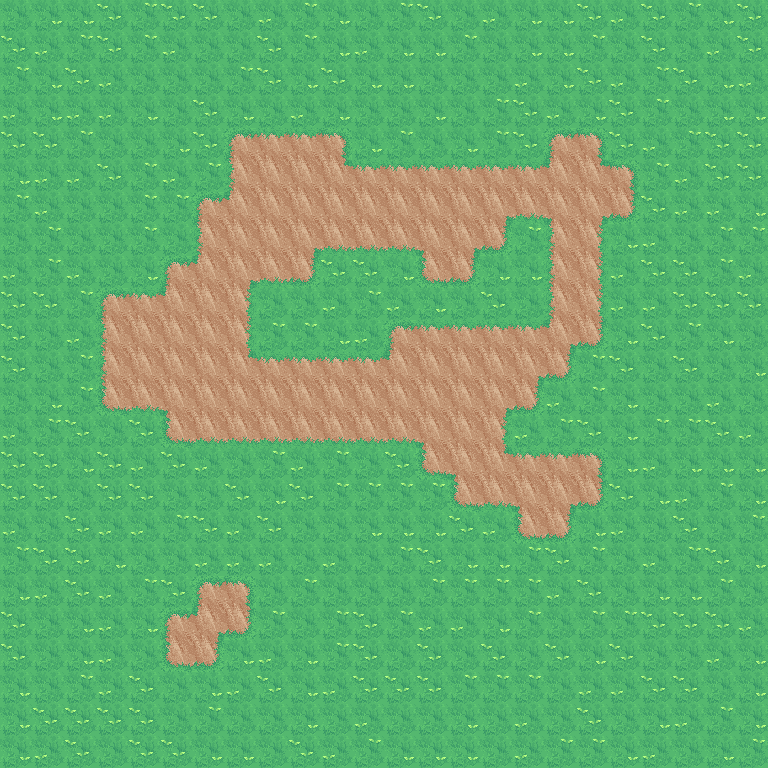

A 2D game scene composited from a Tiled map and its tileset images. What follows is a short description and the map's XML, with every tile layer's data as written:
An orthogonal 24x24 tile map with 32x32 px tiles, 3 tile layers (Tile Layer 1, Tile Layer 2, Tile Layer 3).

<map version="1.9" tiledversion="1.9.2" orientation="orthogonal" renderorder="right-down" width="24" height="24" tilewidth="32" tileheight="32" infinite="0" nextlayerid="4" nextobjectid="1">
 <tileset firstgid="1" name="tileset" tilewidth="32" tileheight="32" tilecount="100" columns="10">
  <image source="tileset.png" width="320" height="320" />
 </tileset>
 <layer id="1" name="Tile Layer 1" width="24" height="24">
  <data encoding="csv">
24,1,1,2,3,2,2,24,4,3,1,24,3,2,24,4,1,1,2,4,2,3,1,2,
2,4,3,2,3,4,24,24,2,3,1,4,1,1,3,24,1,1,3,24,2,24,4,2,
3,1,2,4,24,24,24,3,2,1,2,1,1,24,24,24,4,1,2,4,3,2,1,4,
4,1,4,4,1,24,2,1,24,4,1,24,24,1,24,3,2,4,1,2,3,24,1,1,
2,2,3,24,24,1,2,5,5,5,5,1,3,24,1,3,2,5,5,2,4,3,2,2,
1,4,4,2,3,4,3,5,5,5,5,5,5,5,5,5,5,5,5,5,3,4,2,2,
3,4,24,24,3,3,5,5,5,5,5,5,5,5,5,5,5,5,5,5,2,4,4,1,
24,3,24,24,3,24,5,5,5,5,5,5,5,5,5,5,3,5,5,1,4,24,3,3,
4,3,4,24,1,5,5,5,5,5,2,2,1,5,5,1,1,5,5,4,2,2,3,4,
2,2,3,5,5,5,5,5,24,24,4,3,4,1,24,2,24,5,5,4,4,2,2,2,
2,24,4,5,5,5,5,5,3,3,1,4,5,5,5,5,5,5,5,1,2,3,1,24,
2,24,3,5,5,5,5,5,5,5,5,5,5,5,5,5,5,5,3,2,24,2,24,1,
24,1,3,5,5,5,5,5,5,5,5,5,5,5,5,5,5,4,3,1,24,24,4,24,
4,3,2,24,2,5,5,5,5,5,5,5,5,5,5,5,4,3,2,1,3,3,2,4,
2,2,1,2,4,2,4,24,3,4,3,24,2,5,5,5,5,5,5,1,4,1,1,1,
2,2,24,2,2,24,24,2,1,2,3,3,3,3,5,5,5,5,5,2,1,4,3,1,
4,24,2,4,4,3,2,4,2,24,24,1,1,1,2,4,5,5,1,4,24,2,24,3,
3,2,2,1,24,24,4,4,4,24,4,24,3,2,1,1,3,2,3,24,4,3,2,1,
1,4,2,4,3,2,5,5,24,3,24,24,24,3,3,3,3,4,2,24,1,1,3,24,
2,24,1,4,1,5,5,5,3,24,3,2,3,4,4,1,3,24,3,3,2,2,2,4,
2,24,1,4,24,5,5,1,4,1,3,2,24,2,24,2,24,2,1,2,24,24,4,1,
1,24,3,4,2,24,1,4,2,1,4,2,2,2,3,3,3,24,4,4,2,2,24,1,
1,2,2,2,2,24,3,24,24,1,24,4,24,24,1,24,4,24,2,24,1,4,3,1,
1,4,2,24,2,2,1,1,24,2,4,3,1,1,1,24,4,3,3,1,4,24,1,3
</data>
 </layer>
 <layer id="2" name="Tile Layer 2" width="24" height="24">
  <data encoding="csv">
0,0,0,0,0,0,0,0,0,0,0,0,0,0,0,0,0,0,0,0,0,0,0,0,
0,0,0,0,0,0,0,0,0,0,0,0,0,0,0,0,0,0,0,0,0,0,0,0,
0,0,0,0,0,0,0,0,0,0,0,0,0,0,0,0,0,0,0,0,0,0,0,0,
0,0,0,0,0,0,0,0,0,0,0,0,0,0,0,0,0,0,0,0,0,0,0,0,
0,0,0,0,0,0,0,11,34,34,12,0,0,0,0,0,0,11,12,0,0,0,0,0,
0,0,0,0,0,0,0,25,0,0,33,34,34,34,34,34,34,35,33,12,0,0,0,0,
0,0,0,0,0,0,11,35,0,0,0,0,0,0,0,13,14,15,13,22,0,0,0,0,
0,0,0,0,0,0,25,0,0,13,14,14,14,15,13,22,0,25,23,0,0,0,0,0,
0,0,0,0,0,11,35,13,14,22,0,0,0,21,22,0,0,25,23,0,0,0,0,0,
0,0,0,11,34,35,0,23,0,0,0,0,0,0,0,0,0,25,23,0,0,0,0,0,
0,0,0,25,0,0,0,23,0,0,0,0,11,34,34,34,34,13,22,0,0,0,0,0,
0,0,0,25,0,0,0,33,34,34,34,34,35,0,0,0,13,22,0,0,0,0,0,0,
0,0,0,21,14,15,0,0,0,0,0,0,0,0,0,13,22,0,0,0,0,0,0,0,
0,0,0,0,0,21,14,14,14,14,14,14,14,15,0,23,0,0,0,0,0,0,0,0,
0,0,0,0,0,0,0,0,0,0,0,0,0,21,15,33,34,34,12,0,0,0,0,0,
0,0,0,0,0,0,0,0,0,0,0,0,0,0,21,14,15,13,22,0,0,0,0,0,
0,0,0,0,0,0,0,0,0,0,0,0,0,0,0,0,21,22,0,0,0,0,0,0,
0,0,0,0,0,0,0,0,0,0,0,0,0,0,0,0,0,0,0,0,0,0,0,0,
0,0,0,0,0,0,11,12,0,0,0,0,0,0,0,0,0,0,0,0,0,0,0,0,
0,0,0,0,0,11,13,22,0,0,0,0,0,0,0,0,0,0,0,0,0,0,0,0,
0,0,0,0,0,21,22,0,0,0,0,0,0,0,0,0,0,0,0,0,0,0,0,0,
0,0,0,0,0,0,0,0,0,0,0,0,0,0,0,0,0,0,0,0,0,0,0,0,
0,0,0,0,0,0,0,0,0,0,0,0,0,0,0,0,0,0,0,0,0,0,0,0,
0,0,0,0,0,0,0,0,0,0,0,0,0,0,0,0,0,0,0,0,0,0,0,0
</data>
 </layer>
 <layer id="3" name="Tile Layer 3" width="24" height="24">
  <data encoding="csv">
0,0,0,0,0,0,0,0,0,0,0,0,0,0,0,0,0,0,0,0,0,0,0,0,
0,0,0,0,0,0,0,0,0,0,0,0,0,0,0,0,0,0,0,0,0,0,0,0,
0,0,0,0,0,0,0,0,0,0,0,0,0,0,0,0,0,0,0,0,0,0,0,0,
0,0,0,0,0,0,0,0,0,0,0,0,0,0,0,0,0,0,0,0,0,0,0,0,
0,0,0,0,0,0,0,0,0,0,0,0,0,0,0,0,0,0,0,0,0,0,0,0,
0,0,0,0,0,0,0,0,0,0,0,0,0,0,0,0,0,0,0,0,0,0,0,0,
0,0,0,0,0,0,0,0,0,0,0,0,0,0,0,0,0,0,0,0,0,0,0,0,
0,0,0,0,0,0,0,0,0,0,0,0,0,0,0,0,0,0,0,0,0,0,0,0,
0,0,0,0,0,0,0,0,0,0,0,0,0,0,0,0,0,0,0,0,0,0,0,0,
0,0,0,0,0,0,0,0,0,0,0,0,0,0,0,0,0,0,0,0,0,0,0,0,
0,0,0,0,0,0,0,0,0,0,0,0,0,0,0,0,0,35,0,0,0,0,0,0,
0,0,0,0,0,0,0,0,0,0,0,0,0,0,0,0,0,0,0,0,0,0,0,0,
0,0,0,0,0,0,0,0,0,0,0,0,0,0,0,0,0,0,0,0,0,0,0,0,
0,0,0,0,0,0,0,0,0,0,0,0,0,0,0,0,0,0,0,0,0,0,0,0,
0,0,0,0,0,0,0,0,0,0,0,0,0,0,0,0,0,0,0,0,0,0,0,0,
0,0,0,0,0,0,0,0,0,0,0,0,0,0,0,0,0,0,0,0,0,0,0,0,
0,0,0,0,0,0,0,0,0,0,0,0,0,0,0,0,0,0,0,0,0,0,0,0,
0,0,0,0,0,0,0,0,0,0,0,0,0,0,0,0,0,0,0,0,0,0,0,0,
0,0,0,0,0,0,0,0,0,0,0,0,0,0,0,0,0,0,0,0,0,0,0,0,
0,0,0,0,0,0,35,0,0,0,0,0,0,0,0,0,0,0,0,0,0,0,0,0,
0,0,0,0,0,0,0,0,0,0,0,0,0,0,0,0,0,0,0,0,0,0,0,0,
0,0,0,0,0,0,0,0,0,0,0,0,0,0,0,0,0,0,0,0,0,0,0,0,
0,0,0,0,0,0,0,0,0,0,0,0,0,0,0,0,0,0,0,0,0,0,0,0,
0,0,0,0,0,0,0,0,0,0,0,0,0,0,0,0,0,0,0,0,0,0,0,0
</data>
 </layer>
</map>
